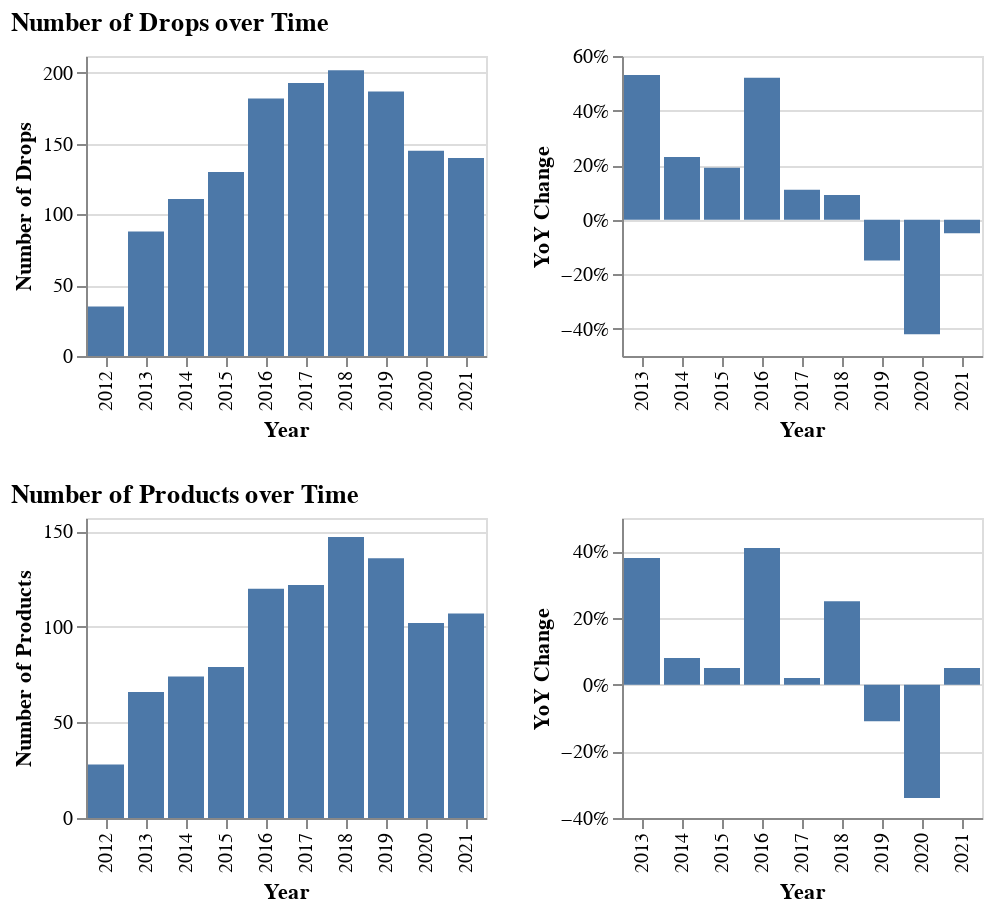

Notebook source saved alongside this figure:
### Markdown cell above
# How many drops were there?

2021 was pretty close to last year in number of drops and distinct products, and there were fewer than typical for the period 2016&ndash;2019. In this metric, it is like things have been reset back to six years earlier.

### Code cell
rel_per_year_df = pd.DataFrame(df_all.groupby('Year').count()['Product'])
prod_per_year_df = pd.DataFrame(all_products_df.groupby('Year').count()['Release']
)

(plots.plot_with_yoy(rel_per_year_df, 'Product', 'Drops').properties(title='Number of Drops over Time') 
& plots.plot_with_yoy(prod_per_year_df, 'Release', 'Products').properties(title='Number of Products over Time') )

### Figure 1 — Vega-Lite specification as saved in the notebook (floating-point values rounded to 4 significant figures)
{"$schema": "https://vega.github.io/schema/vega-lite/v4.8.1.json", "config": {"view": {"continuousHeight": 300, "continuousWidth": 400}}, "datasets": {"data-691ed7509f68bdaa214956b37ce3b729": [{"Product": null, "Year": 2012}, {"Product": 0.53, "Year": 2013}, {"Product": 0.23, "Year": 2014}, {"Product": 0.19, "Year": 2015}, {"Product": 0.52, "Year": 2016}, {"Product": 0.11, "Year": 2017}, {"Product": 0.09, "Year": 2018}, {"Product": -0.15, "Year": 2019}, {"Product": -0.42, "Year": 2020}, {"Product": -0.05, "Year": 2021}], "data-a3d30ca40d6f3684951332540a974c78": [{"Release": null, "Year": 2012}, {"Release": 0.38, "Year": 2013}, {"Release": 0.08, "Year": 2014}, {"Release": 0.05, "Year": 2015}, {"Release": 0.41, "Year": 2016}, {"Release": 0.02, "Year": 2017}, {"Release": 0.25, "Year": 2018}, {"Release": -0.11, "Year": 2019}, {"Release": -0.34, "Year": 2020}, {"Release": 0.05, "Year": 2021}], "data-f06490a5faf14685706c81909d1da2de": [{"Product": 35, "Year": 2012}, {"Product": 88, "Year": 2013}, {"Product": 111, "Year": 2014}, {"Product": 130, "Year": 2015}, {"Product": 182, "Year": 2016}, {"Product": 193, "Year": 2017}, {"Product": 202, "Year": 2018}, {"Product": 187, "Year": 2019}, {"Product": 145, "Year": 2020}, {"Product": 140, "Year": 2021}], "data-f31a9f3f54f0ea95eaee0c36e43a8b51": [{"Release": 28, "Year": 2012}, {"Release": 66, "Year": 2013}, {"Release": 74, "Year": 2014}, {"Release": 79, "Year": 2015}, {"Release": 120, "Year": 2016}, {"Release": 122, "Year": 2017}, {"Release": 147, "Year": 2018}, {"Release": 136, "Year": 2019}, {"Release": 102, "Year": 2020}, {"Release": 107, "Year": 2021}]}, "vconcat": [{"hconcat": [{"data": {"name": "data-f06490a5faf14685706c81909d1da2de"}, "encoding": {"tooltip": [{"field": "Year", "type": "quantitative"}, {"field": "Product", "title": "Drops", "type": "quantitative"}], "x": {"field": "Year", "type": "ordinal"}, "y": {"axis": {"title": "Number of Drops"}, "field": "Product", "scale": {"domain": [0, 212]}, "type": "quantitative"}}, "height": 150, "mark": "bar"}, {"data": {"name": "data-691ed7509f68bdaa214956b37ce3b729"}, "encoding": {"tooltip": [{"field": "Year", "type": "quantitative"}, {"field": "Product", "format": "%", "title": "YoY Change", "type": "quantitative"}], "x": {"field": "Year", "type": "ordinal"}, "y": {"axis": {"format": "%", "title": "YoY Change"}, "field": "Product", "scale": {}, "type": "quantitative"}}, "height": 150, "mark": "bar"}], "title": "Number of Drops over Time"}, {"hconcat": [{"data": {"name": "data-f31a9f3f54f0ea95eaee0c36e43a8b51"}, "encoding": {"tooltip": [{"field": "Year", "type": "quantitative"}, {"field": "Release", "title": "Products", "type": "quantitative"}], "x": {"field": "Year", "type": "ordinal"}, "y": {"axis": {"title": "Number of Products"}, "field": "Release", "scale": {"domain": [0, 157]}, "type": "quantitative"}}, "height": 150, "mark": "bar"}, {"data": {"name": "data-a3d30ca40d6f3684951332540a974c78"}, "encoding": {"tooltip": [{"field": "Year", "type": "quantitative"}, {"field": "Release", "format": "%", "title": "YoY Change", "type": "quantitative"}], "x": {"field": "Year", "type": "ordinal"}, "y": {"axis": {"format": "%", "title": "YoY Change"}, "field": "Release", "scale": {}, "type": "quantitative"}}, "height": 150, "mark": "bar"}], "title": "Number of Products over Time"}]}
